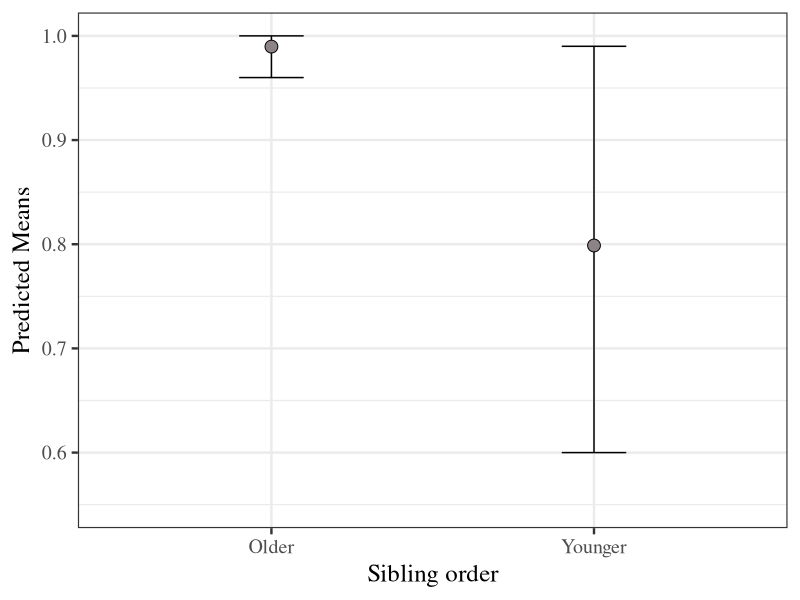
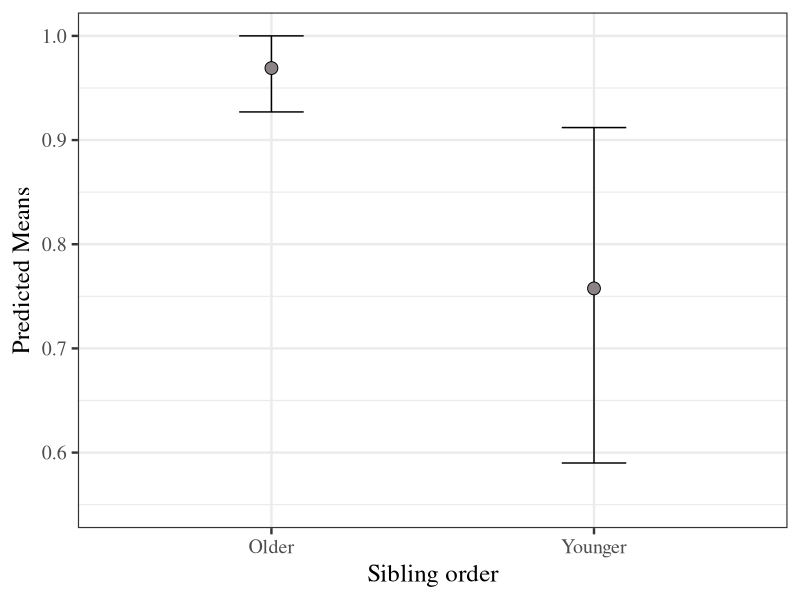
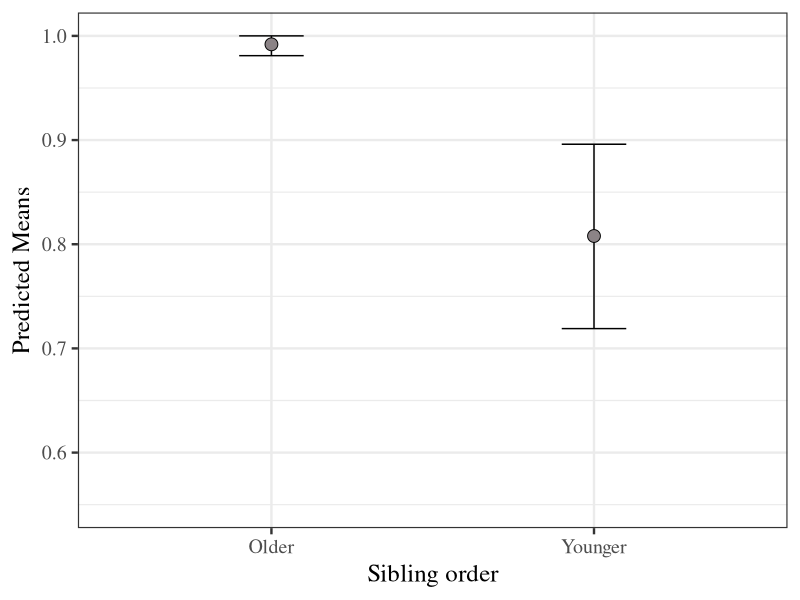
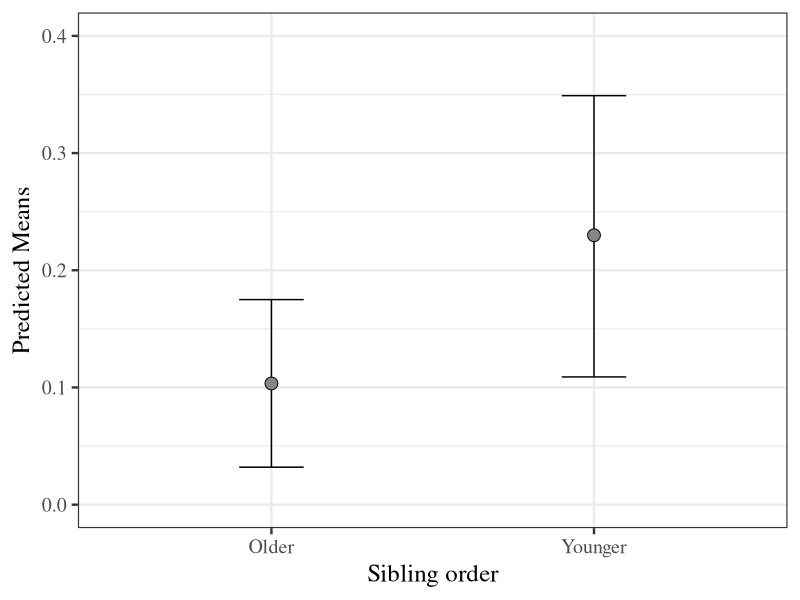

R code for these plots, in order:
library(tidyverse)

#Predicted means for article gender subject
tribble(
  ~'sibling_order', ~'mean', ~'CU', ~'CL', 
  'Older',           .9897,  .96,  1.0, 
  'Younger',          .7988,  .60, .99
) %>% 
  ggplot(., aes(x = sibling_order, y = mean)) + 
  geom_errorbar(aes(ymin = CL, ymax = CU), width = 0.2) + 
  geom_point(pch = 21, size = 4, fill = "lavenderblush4") + 
  ylim(0.55, 1) + 
  scale_color_brewer(palette = "Set1", name = "Sibling order") + 
  labs(y = "Predicted Means", x = "Sibling order") + 
  theme_bw(base_size = 18, base_family = "Times")

#Predicted means for article gender object
tribble(
  ~'sibling_order', ~'mean', ~'CU', ~'CL', 
  'Older',           .9691,  .927,  1.0, 
  'Younger',          .7576,  .59, .912
) %>% 
  ggplot(., aes(x = sibling_order, y = mean)) + 
  geom_errorbar(aes(ymin = CL, ymax = CU), width = 0.2) + 
  geom_point(pch = 21, size = 4, fill = "lavenderblush4") + 
  ylim(0.55, 1) + 
  scale_color_brewer(palette = "Set1", name = "Sibling order") + 
  labs(y = "Predicted Means", x = "Sibling order") + 
  theme_bw(base_size = 18, base_family = "Times")



#Predicted Means for verb formation
tribble(
  ~'sibling_order', ~'mean', ~'CU', ~'CL', 
  'Older',           .9919,  1.00,  .981, 
  'Younger',          .8079,  .896, .719
) %>% 
  ggplot(., aes(x = sibling_order, y = mean)) + 
  geom_errorbar(aes(ymin = CL, ymax = CU), width = 0.2) + 
  geom_point(pch = 21, size = 4, fill = "lavenderblush4") + 
  ylim(0.55, 1) + 
  scale_color_brewer(palette = "Set1", name = "Sibling order") + 
  labs(y = "Predicted Means", x = "Sibling order") + 
  theme_bw(base_size = 18, base_family = "Times")


#Predicted means for English lexical insertions
tribble(
  ~'sibling_order', ~'mean', ~'CU', ~'CL', 
  'Older',           .1034,  .032,  .175, 
  'Younger',          .2299,  .109, .349
) %>% 
  ggplot(., aes(x = sibling_order, y = mean)) + 
  geom_errorbar(aes(ymin = CL, ymax = CU), width = 0.2) + 
  geom_point(pch = 21, size = 4, fill = "lavenderblush4") + 
  ylim(0, 0.4) + 
  scale_color_brewer(palette = "Set1", name = "Sibling order") + 
  labs(y = "Predicted Means", x = "Sibling order") + 
  theme_bw(base_size = 18, base_family = "Times")
